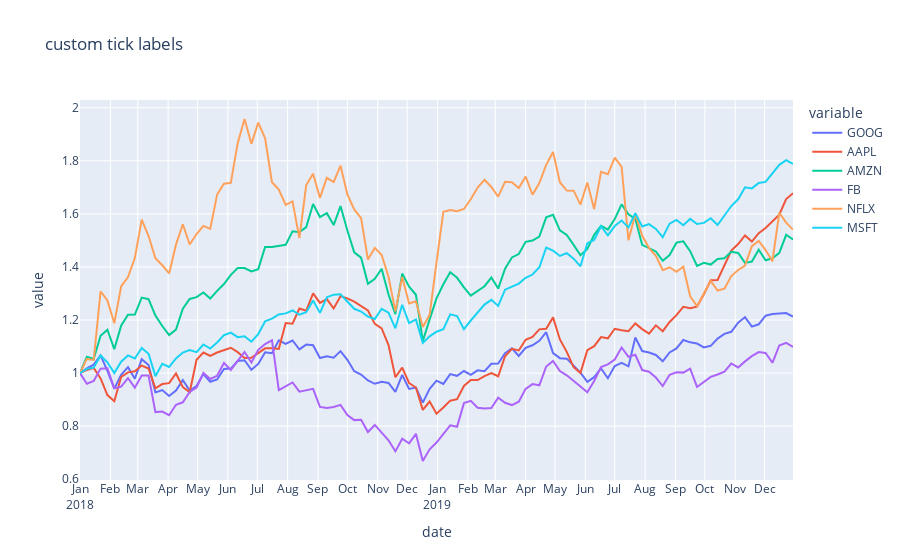

Notebook code cell kept with this figure:
### Code cell
import plotly.express as px
df = px.data.stocks()
fig = px.line(df, x="date", y=df.columns,
              hover_data={"date": "|%B %d, %Y"},
              title='custom tick labels')
fig.update_xaxes(
    dtick="M1",
    tickformat="%b\n%Y")
fig.show()
df
